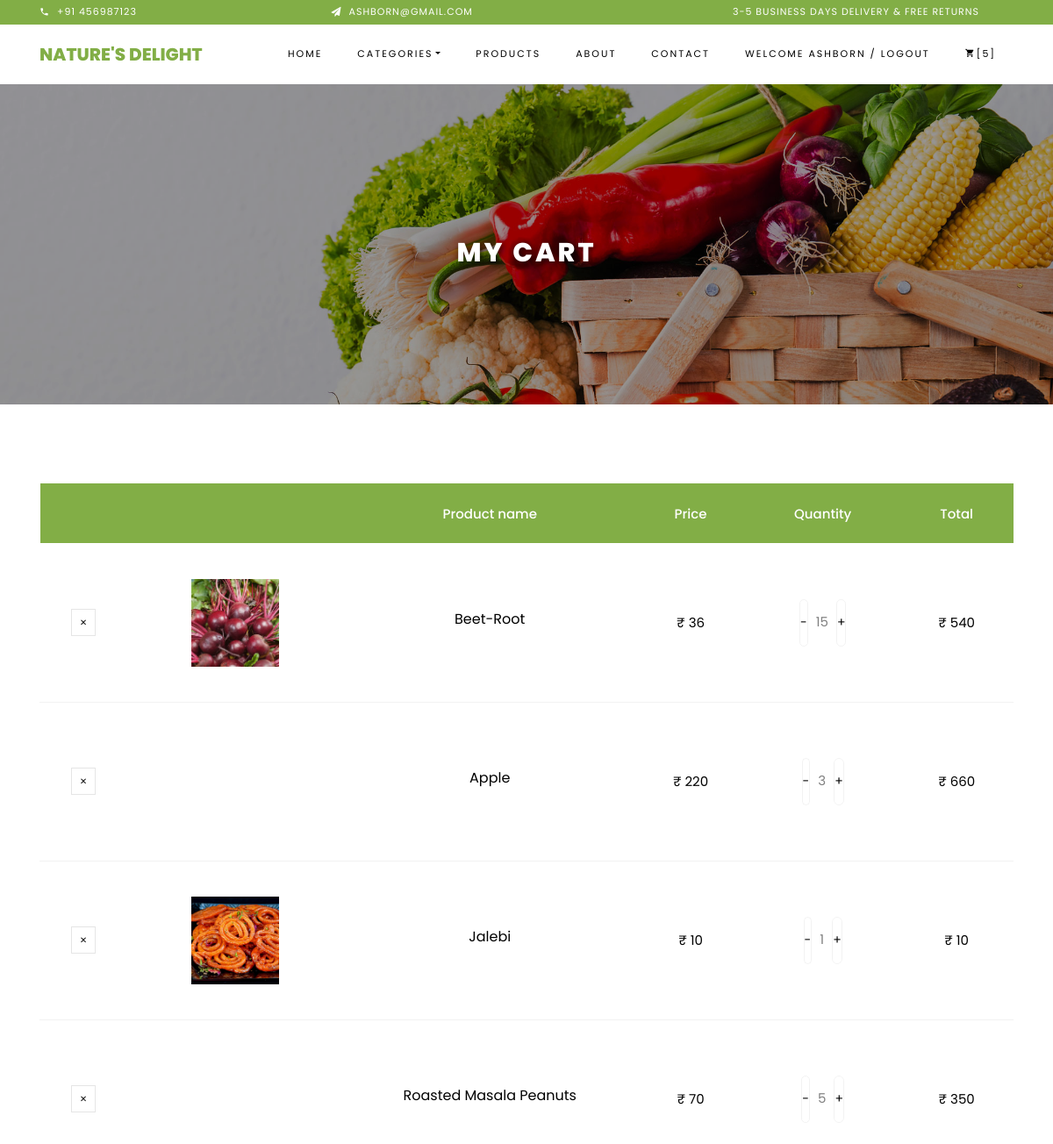
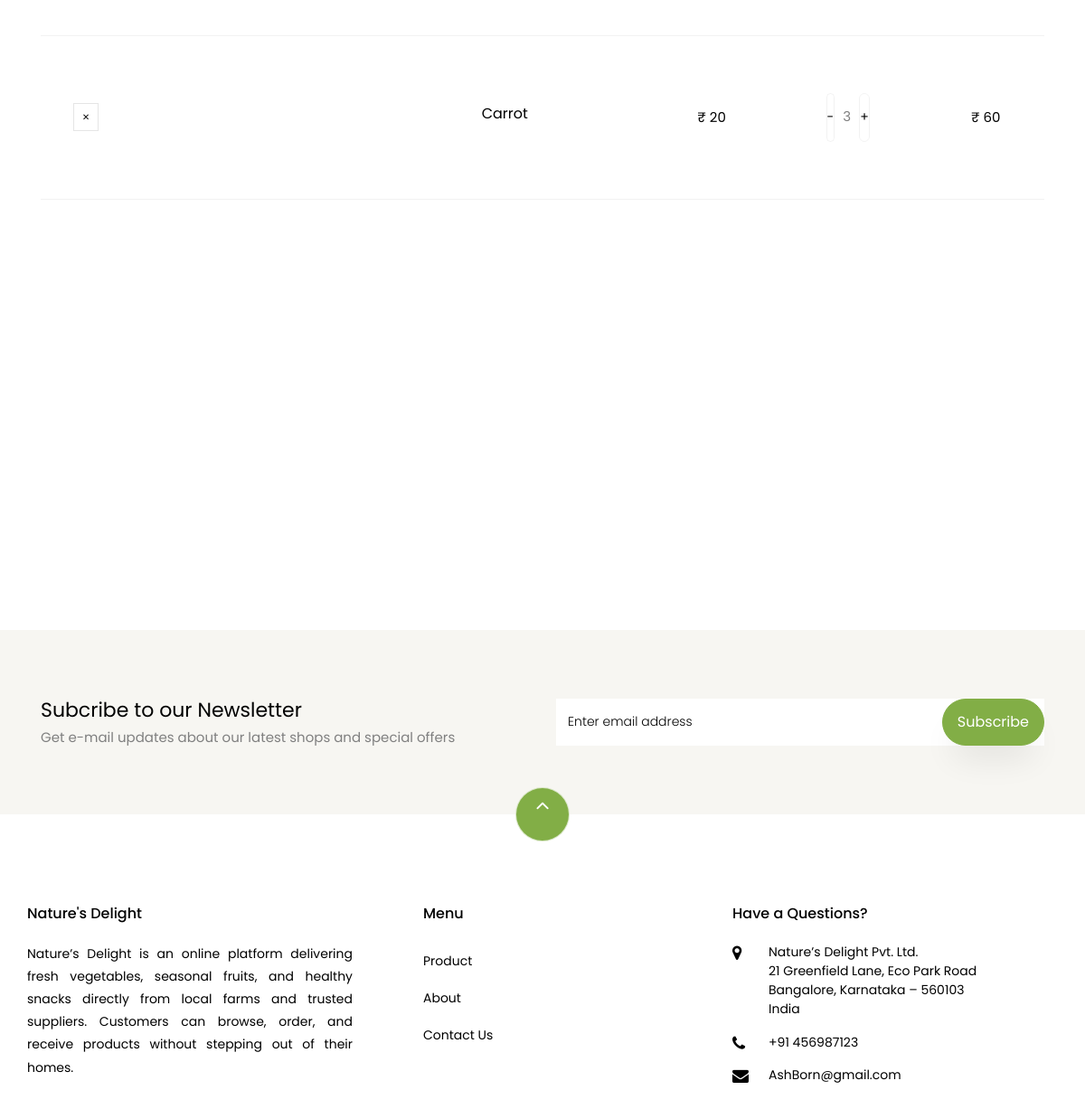
Page /cart_page/ (signed in) on the committed database (2 pictures, top to bottom).
### WebApp/models.py (models this page shows)
class CartDB(models.Model):
    UserName = models.CharField(max_length=50, null=True, blank=True)
    ProductName = models.CharField(max_length=50, null=True, blank=True)
    Quantity = models.IntegerField( null=True, blank=True)
    Price = models.IntegerField( null=True, blank=True)
    TotalPrice = models.IntegerField( null=True, blank=True)
    Product_Image = models.ImageField(upload_to='Cart_Image', null=True, blank=True)

### WebApp/views.py (the view)
# urls.py: path('cart_page/', views.cart_page, name="cart_page"),
def cart_page(request):
    categories = CategoryDB.objects.all()
    data =  CartDB.objects.filter(UserName=request.session['Name'])
    cart_total = 0
    user_name = request.session.get('Name')                                                  # user_name a variable
    if user_name:                                                                    # Session name below in Name
        cart_total = CartDB.objects.filter(UserName=user_name).count
        sub_total = 0
        delivery_charge = 0
        total_amount = 0
        data = CartDB.objects.filter(UserName=request.session['Name'])
        for i in data :
            sub_total += i.TotalPrice
            if sub_total > 500:
                delivery_charge = 50
            else :
                delivery_charge = 100
            total_amount = sub_total + delivery_charge
    return render(request , 'Cart.html' , {'data' : data ,'sub_total' : sub_total ,
                                         'delivery_charge' : delivery_charge, 'total_amount' : total_amount ,
                                           'categories' :categories , 'cart_total' : cart_total})

### WebApp/templates/Cart.html (shortened to what this page needs)
<!DOCTYPE html>
{% load static %}
<html lang="en">
<head>
    <link rel="stylesheet" href="{% static 'web/css/open-iconic-bootstrap.min.css' %}">
    <link rel="stylesheet" href="{% static 'web/css/animate.css' %}">
    <link rel="stylesheet" href="{% static 'web/css/owl.carousel.min.css' %}">
    <link rel="stylesheet" href="{% static 'web/css/owl.theme.default.min.css' %}">
    <link rel="stylesheet" href="{% static 'web/css/magnific-popup.css' %}">
    <link rel="stylesheet" href="{% static 'web/css/aos.css' %}">
    <link rel="stylesheet" href="{% static 'web/css/ionicons.min.css' %}">
    <link rel="stylesheet" href="{% static 'web/css/bootstrap-datepicker.css' %}">
    <link rel="stylesheet" href="{% static 'web/css/jquery.timepicker.css' %}">
    <link rel="stylesheet" href="{% static 'web/css/flaticon.css' %}">
    <link rel="stylesheet" href="{% static 'web/css/icomoon.css' %}">
    <link rel="stylesheet" href="{% static 'web/css/style.css' %}">
</head>
<body class="goto-here">
<div class="py-1 bg-primary">
    <div class="container">
        <div class="row no-gutters d-flex align-items-start align-items-center px-md-0">
            <div class="col-lg-12 d-block">
                <div class="row d-flex">
                    <div class="col-md pr-4 d-flex topper align-items-center">
                        <div class="icon mr-2 d-flex justify-content-center align-items-center"><span
                                class="icon-phone2"></span></div>
                        <span class="text">+91 456987123</span>
                    </div>
                    <div class="col-md pr-4 d-flex topper align-items-center">
                        <div class="icon mr-2 d-flex justify-content-center align-items-center"><span
                                class="icon-paper-plane"></span></div>
                        <span class="text">AshBorn@gmail.com</span>
                    </div>
                    <div class="col-md-5 pr-4 d-flex topper align-items-center text-lg-right">
                        <span class="text">3-5 Business days delivery &amp; Free Returns</span>
                    </div>
                </div>
            </div>
        </div>
    </div>
</div>
<nav class="navbar navbar-expand-lg navbar-dark ftco_navbar bg-dark ftco-navbar-light" id="ftco-navbar">
    <div class="container">
        <a class="navbar-brand" href="{% url 'Home' %}">Nature's Delight</a>
        <div class="collapse navbar-collapse" id="ftco-nav">
            <ul class="navbar-nav ml-auto">
                <li class="nav-item active"><a href="{% url 'Home' %}" class="nav-link">Home</a></li>
                <li class="nav-item dropdown">
                    <a class="nav-link dropdown-toggle" href="#" id="dropdown04" data-toggle="dropdown"
                       aria-haspopup="true" aria-expanded="false">Categories</a>
                </li>
                <li class="nav-item"><a href="{% url 'all_products' %}" class="nav-link">Products</a></li>
                <li class="nav-item"><a href="{% url 'about_us' %}" class="nav-link">About</a></li>
                <li class="nav-item"><a href="{% url 'contact_us' %}" class="nav-link">Contact</a></li>
                {% if request.session.Name %}
                <li class="nav-item"><a href="{% url 'user_logout' %}" class="nav-link">Welcome {{request.session.Name}}
                    / Logout</a></li>
                {% else %}
                <li class="nav-item"><a href="{% url 'user_registration' %}" class="nav-link">Click here to register or
                    Login</a></li>
                {% endif %}
                {% if request.session.Name %}
                <li class="nav-item cta cta-colored"><a href="{% url 'cart_page' %}" class="nav-link"><span
                        class="icon-shopping_cart"></span>[{{cart_total}}]</a></li>
                {% endif %}
            </ul>
        </div>
    </div>
</nav>
<div class="hero-wrap hero-bread" style="position: relative; background-image: url('{% static 'web/images/bg_1.jpg' %}');">
    <div style="position: absolute; top: 0; left: 0; width: 100%; height: 100%; background-color: rgba(0,0,0,0.4);"></div>
    <div class="container" style="position: relative; z-index: 2;">
        <div class="row no-gutters slider-text justify-content-center">
            <div class="col-md-9 ftco-animate text-center" style="margin-top: 20px;">
                <h1 class="mb-0 bread" style="color: white; text-shadow: 2px 2px 6px rgba(0,0,0,0.7);">My Cart</h1>
            </div>
        </div>
    </div>
</div>
<section class="ftco-section ftco-cart">
    <div class="container">
        <div class="row">
            <div class="col-md-12 ftco-animate">
                <div class="cart-list">
                    <table class="table">
                        <thead class="thead-primary">
                        <tr class="text-center">
                            <th>&nbsp;</th>
                            <th>&nbsp;</th>
                            <th>Product name</th>
                            <th>Price</th>
                            <th>Quantity</th>
                            <th>Total</th>
                        </tr>
                        </thead>
                        <tbody>
                        {% for i in data %}
                        <tr class="text-center">
                            <td class="product-remove"><a href="{% url 'cart_item_delete' Item_ID=i.id %}"><span
                                    class="ion-ios-close"></span></a></td>
                            <td class="image-prod">
                                <div class="img" style="background-image:url({{i.Product_Image.url}});"></div>
                            </td>
                            <td class="product-name">
                                <h3>{{i.ProductName}}</h3>
                            </td>
                            <td class="price">₹ {{i.Price}}</td>
                            <td>
                                <form method="post" action="{% url 'update_cart_item' Item_ID=i.id %}">
                                    <button type="submit" name="action" value="decrease" class="btn btn-sm">-</button>
                                    <span style="margin:5px;">{{i.Quantity}}</span>
                                    <button type="submit" name="action" value="increase" class="btn btn-sm">+</button>
                                </form>
                            </td>
                            <td class="total">₹ {{i.TotalPrice}}</td>
                        </tr>
                        {% endfor %}
                        </tbody>
                    </table>
                </div>
            </div>
        </div>
        <div class="row justify-content-end">
        </div>
    </div>
</section>
<section class="ftco-section ftco-no-pt ftco-no-pb py-5 bg-light">
    <div class="container py-4">
        <div class="row d-flex justify-content-center py-5">
            <div class="col-md-6">
                <h2 style="font-size: 22px;" class="mb-0">Subcribe to our Newsletter</h2>
                <span>Get e-mail updates about our latest shops and special offers</span>
            </div>
            <div class="col-md-6 d-flex align-items-center">
                <form action="{% url 'subscribe_newsletter' %}" method="post" class="subscribe-form">
                    <div class="form-group d-flex">
                        <input type="email" class="form-control" name="email" placeholder="Enter email address"
                               required>
                        <button type="submit" class="btn btn-primary px-3">Subscribe</button>
                    </div>
                </form>
            </div>
        </div>
    </div>
</section>
<footer class="ftco-footer ftco-section">
    <div class="container">
        <div class="row">
            <div class="mouse">
                <a href="#" class="mouse-icon">
                    <div class="mouse-wheel"><span class="ion-ios-arrow-up"></span></div>
                </a>
            </div>
        </div>
        <div class="row mb-5">
            <div class="row mb-5">
                <div class="col-md">
                    <div class="ftco-footer-widget mb-4">
                        <h2 class="ftco-heading-2">Nature's Delight</h2>
                        <p style="text-align: justify;">Nature’s Delight is an online platform delivering fresh
                            vegetables, seasonal fruits,
                            and healthy snacks directly from local farms and trusted suppliers. Customers can browse,
                            order,
                            and receive products without stepping out of their homes.</p>
                    </div>
                </div>
                <div class="col-md">
                    <div class="ftco-footer-widget mb-4 ml-md-5">
                        <h2 class="ftco-heading-2">Menu</h2>
                        <ul class="list-unstyled">
                            <li><a href="{% url 'all_products' %}" class="py-2 d-block">Product</a></li>
                            <li><a href="{% url 'about_us' %}" class="py-2 d-block">About</a></li>
                            <li><a href="{% url 'contact_us' %}" class="py-2 d-block">Contact Us</a></li>
                        </ul>
                    </div>
                </div>
                <div class="col-md">
                    <div class="ftco-footer-widget mb-4">
                        <h2 class="ftco-heading-2">Have a Questions?</h2>
                        <div class="block-23 mb-3">
                            <ul>
                                <li><span class="icon icon-map-marker"></span>
                                    <address>
                                        Nature’s Delight Pvt. Ltd.<br>
                                        21 Greenfield Lane, Eco Park Road<br>
                                        Bangalore, Karnataka – 560103<br>
                                        India
                                    </address>
                                <li><a href="#"><span class="icon icon-phone"></span><span
                                        class="text">+91 456987123</span></a></li>
                                <li><a href="#"><span class="icon icon-envelope"></span><span class="text">AshBorn@gmail.com</span></a>
                                </li>
                            </ul>
                        </div>
                    </div>
                </div>
            </div>
        </div>
    </div>
</footer>
</body>
</html>

### WebApp/static/web/css/icomoon.css (style rules this page uses)
[class^="icon-"], [class*=" icon-"] { font-family: 'icomoon' !important; speak: none; font-style: normal; font-weight: normal; font-variant: normal; text-transform: none; line-height: 1; -webkit-font-smoothing: antialiased; -moz-osx-font-smoothing: grayscale; }
.icon-map-marker:before { content: "\f041"; }
.icon-phone:before { content: "\f095"; }
.icon-envelope:before { content: "\f0e0"; }
.icon-paper-plane:before { content: "\f1d8"; }
.icon-phone2:before { content: "\e0cd"; }
.icon-shopping_cart:before { content: "\e8cc"; }

### rows in the picture
CartDB: Product_Image (picture), ProductName "Beet-Root", Price "36", Quantity "15", TotalPrice "540"
CartDB: ProductName "Apple", Price "220", Quantity "3", TotalPrice "660"
CartDB: Product_Image (picture), ProductName "Jalebi", Price "10", Quantity "1", TotalPrice "10"
CartDB: ProductName "Roasted Masala Peanuts", Price "70", Quantity "5", TotalPrice "350"
CartDB: ProductName "Carrot", Price "20", Quantity "3", TotalPrice "60"

### other values in the picture
{{ request.session.Name }} "ASHBORN"
{{ cart_total }} "5"
